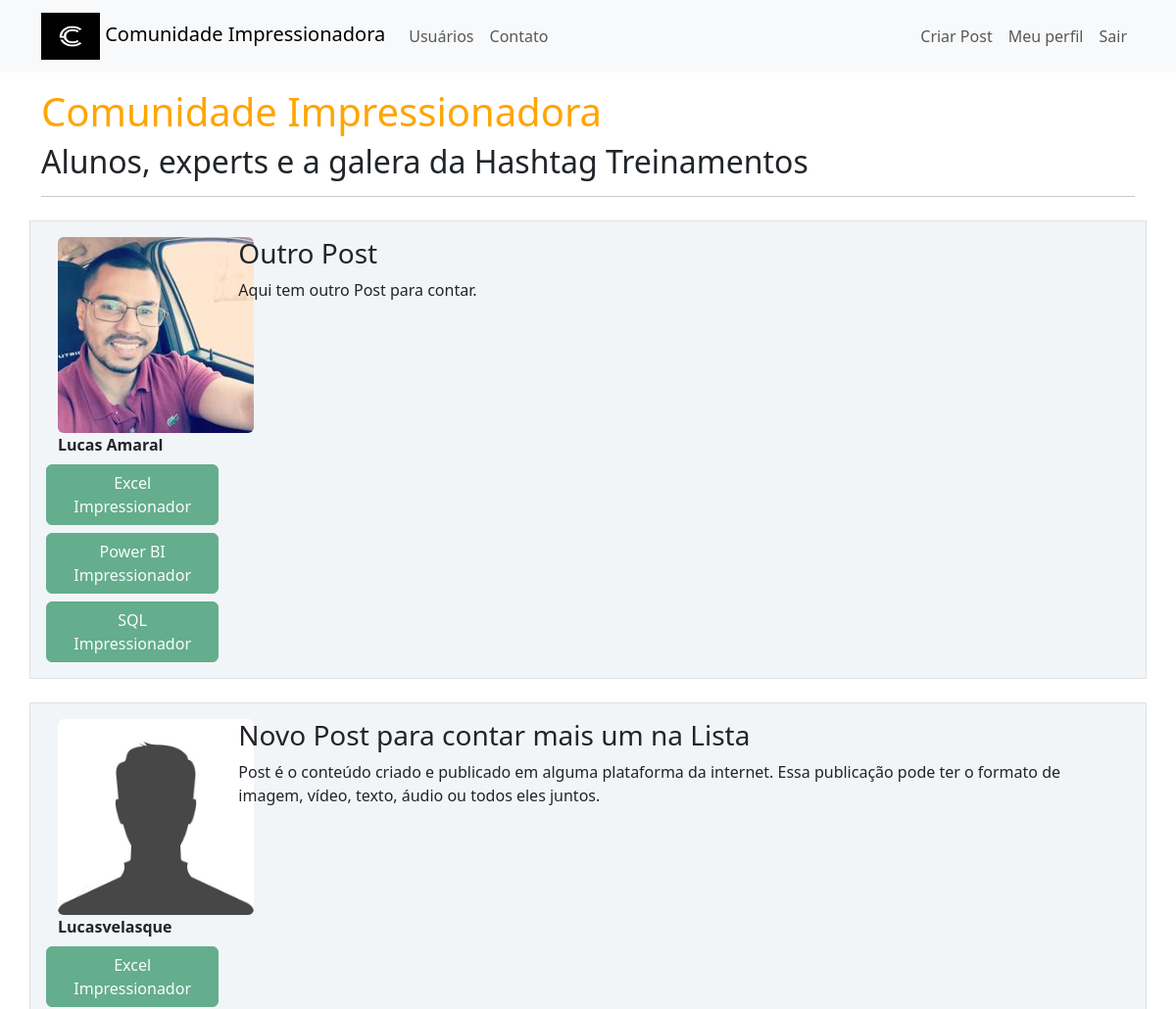
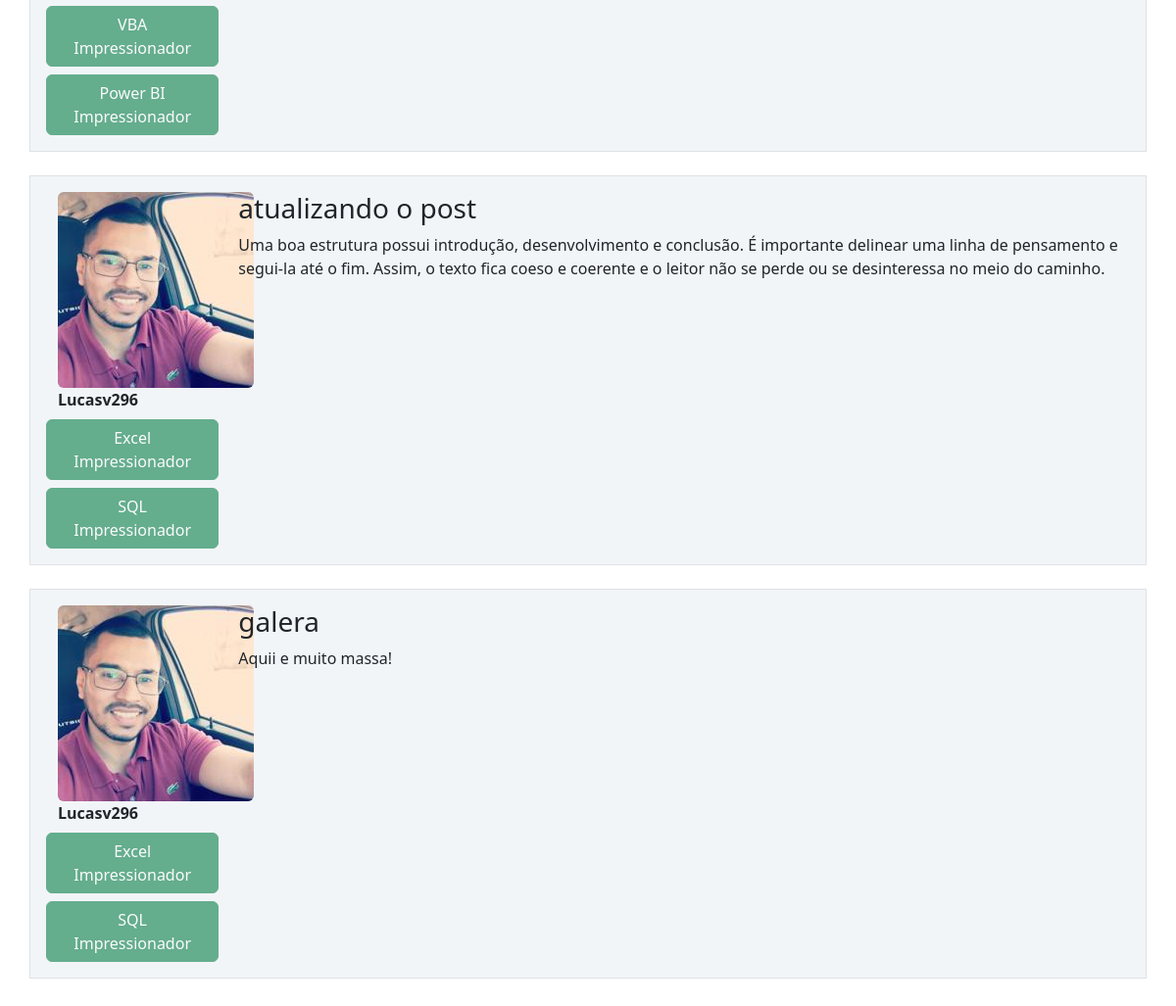
The app's page / (signed in) with its own data (2 pictures, top to bottom).
### comunidadeimpressionadora/models.py (models this page shows, shortened)
class Post(database.Model):
    id = database.Column(database.Integer, primary_key=True)
    titulo = database.Column(database.String, nullable=False)
    corpo = database.Column(database.Text, nullable=False)
    data_criacao = database.Column(database.DateTime, nullable=False, default=datetime.utcnow)
    id_usuario = database.Column(database.Integer, database.ForeignKey('usuario.id'), nullable=False)

class Usuario(database.Model, UserMixin):
    id = database.Column(database.Integer, primary_key=True)
    username = database.Column(database.String, nullable=False)
    email = database.Column(database.String, nullable=False, unique=True)
    senha = database.Column(database.String, nullable=False)
    foto_perfil = database.Column(database.String, default='default.jpg')
    posts = database.relationship('Post', backref='autor', lazy=True)
    cursos = database.Column(database.String, nullable=False, default='Não Informado')

### comunidadeimpressionadora/routes.py (the view)
@app.route("/")
def home():
    posts = Post.query.order_by(Post.id.desc())
    return render_template('home.html', posts=posts)

### comunidadeimpressionadora/models.py (called while the page is built)
@login_manager.user_loader
def load_usuario(id_usuario):
    return Usuario.query.get(int(id_usuario))

### comunidadeimpressionadora/templates/home.html (shortened to what this page needs)
{% extends 'base.html' %}
{% block body %}
        <div class="container mt-3">
            <h1 style="color: orange">Comunidade Impressionadora</h1>
            <h2>Alunos, experts e a galera da Hashtag Treinamentos</h2>
            <hr>
            {% for post in posts %}
            <div class="row border mt-4 p-3 meupost">
                <div class="col col-2">
                    <div class="image pe-2">
                        <img src="{{ url_for('static', filename='fotos_perfil/{}'.format(post.autor.foto_perfil)) }}" class="rounded" width="200" >
                        <div>
                            <strong>{{ post.autor.username }}</strong>
                        </div>
                        <div class="row justify-content-center">
                            <br>
                            {% for curso in post.autor.cursos.split(';') %}
                                <button type="button" class="btn btn-success mt-2" disabled>{{ curso }}</button>
                            {% endfor %}
                        </div>
                    </div>
                </div>
                <div class="col col-10">
                    <h3>{{ post.titulo }}</h3>
                    <p>{{ post.corpo }}</p>
                </div>
            </div>
            {% endfor %}
        </div>
{% endblock %}

### comunidadeimpressionadora/static/main.css (style rules this page uses)
.meupost { background: #f2f5f8 !important; }

### records on screen
Post: foto_perfil (picture), autor.username "Lucas Amaral", curso "Excel Impressionador" "Power BI Impressionador" "SQL Impressionador", titulo "Outro Post", corpo "Aqui tem outro Post para contar."
Post: foto_perfil (placeholder picture), autor.username "Lucasvelasque", curso "Excel Impressionador" "VBA Impressionador" "Power BI Impressionador", titulo "Novo Post para contar mais um na Lista", corpo "Post é o conteúdo criado e publicado em alguma plataforma da internet. Essa publicação pode ter o formato de imagem, vídeo, texto, áudio ou todos eles juntos."
Post: foto_perfil (picture), autor.username "Lucasv296", curso "Excel Impressionador" "SQL Impressionador", titulo "atualizando o post", corpo "Uma boa estrutura possui introdução, desenvolvimento e conclusão. É importante delinear uma linha de pensamento e segui-la até o fim. Assim, o texto fica coeso e coerente e o leitor não se perde ou se desinteressa no meio do caminho."
Post: foto_perfil (picture), autor.username "Lucasv296", curso "Excel Impressionador" "SQL Impressionador", titulo "galera", corpo "Aquii e muito massa!"
